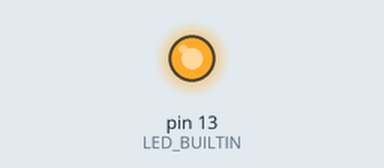
A sketch run on a simulated Arduino Uno, built with avr-gcc and run on an emulated ATmega328P. Shown: output pins drawn as LEDs (lit = HIGH).

Above: at 0.2 s.
At 24.0 s:
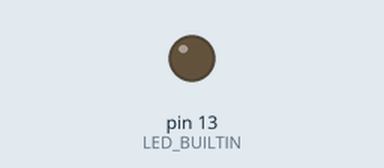
Timing chart, 0 to 32.5 s (numbered marks = the images above):
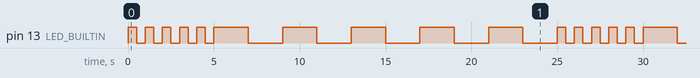

Measured:
- by itself, pin 13 (LED_BUILTIN): repeats every 25.0 s: 4 × (LOW 0.50 s, HIGH 0.50 s), LOW 0.50 s, 5 × (HIGH 2.0 s, LOW 2.0 s), HIGH 0.50 s
- by itself, everything shown: repeats every 25.0 s, in 20 steps

The sketch:

blink_different.ino
```cpp
/*  Author: Ulrich Nilsson
 *  Date    2018-12-15
 *
 *
 */

void setup() {
  pinMode(LED_BUILTIN, OUTPUT);
}

void loop() {
int a;

for( a = 0; a < 5; a++ ){

  digitalWrite(LED_BUILTIN, HIGH);   // turn the LED on (HIGH is the voltage level)
  delay(500);                       // wait for a second
  digitalWrite(LED_BUILTIN, LOW);    // turn the LED off by making the voltage LOW
  delay(500);                       // wait for a second
}


for( a = 0; a < 5; a++ ){

  digitalWrite(LED_BUILTIN, HIGH);   // turn the LED on (HIGH is the voltage level)
  delay(2000);                       // wait for a second
  digitalWrite(LED_BUILTIN, LOW);    // turn the LED off by making the voltage LOW
  delay(2000);                       // wait for a second
}


}
```
